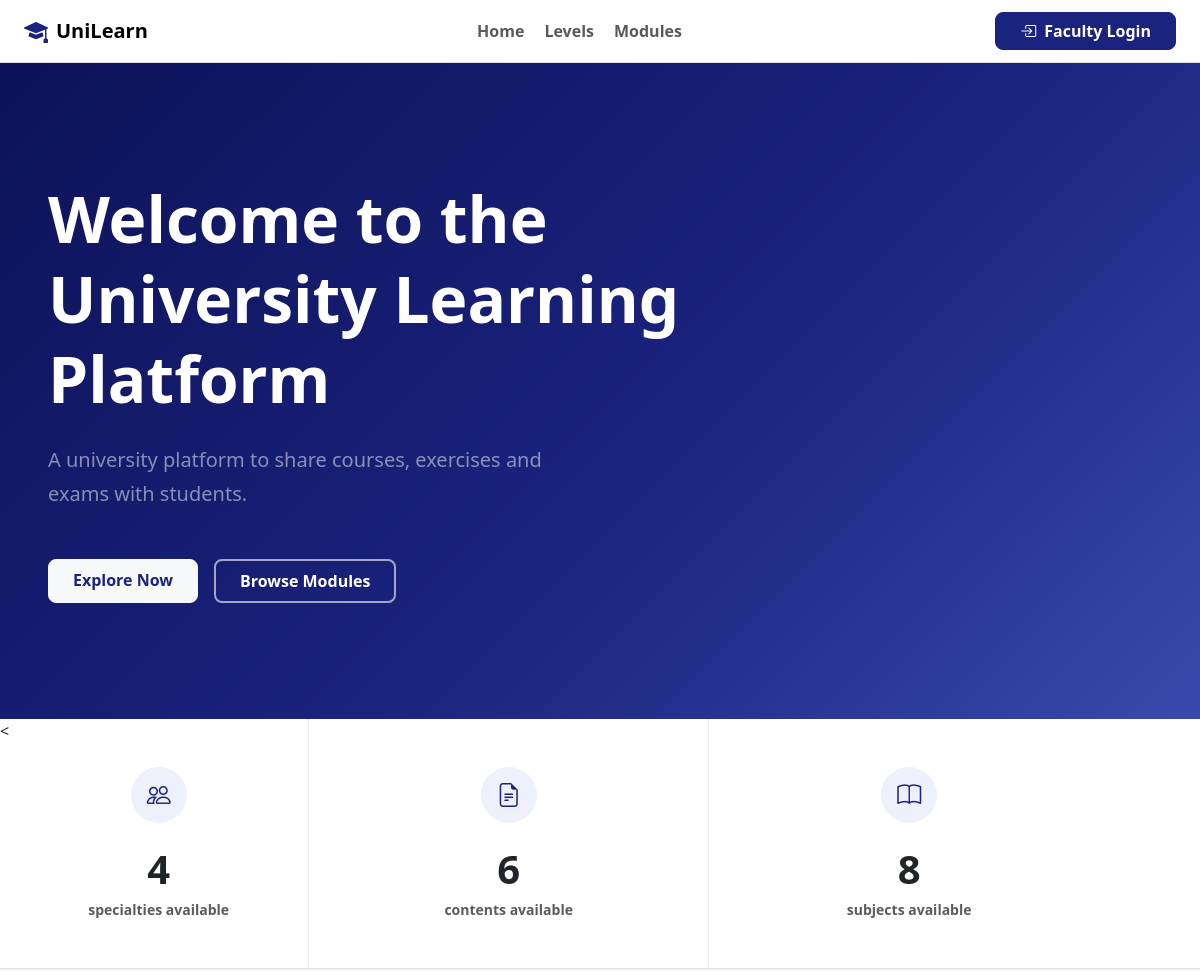
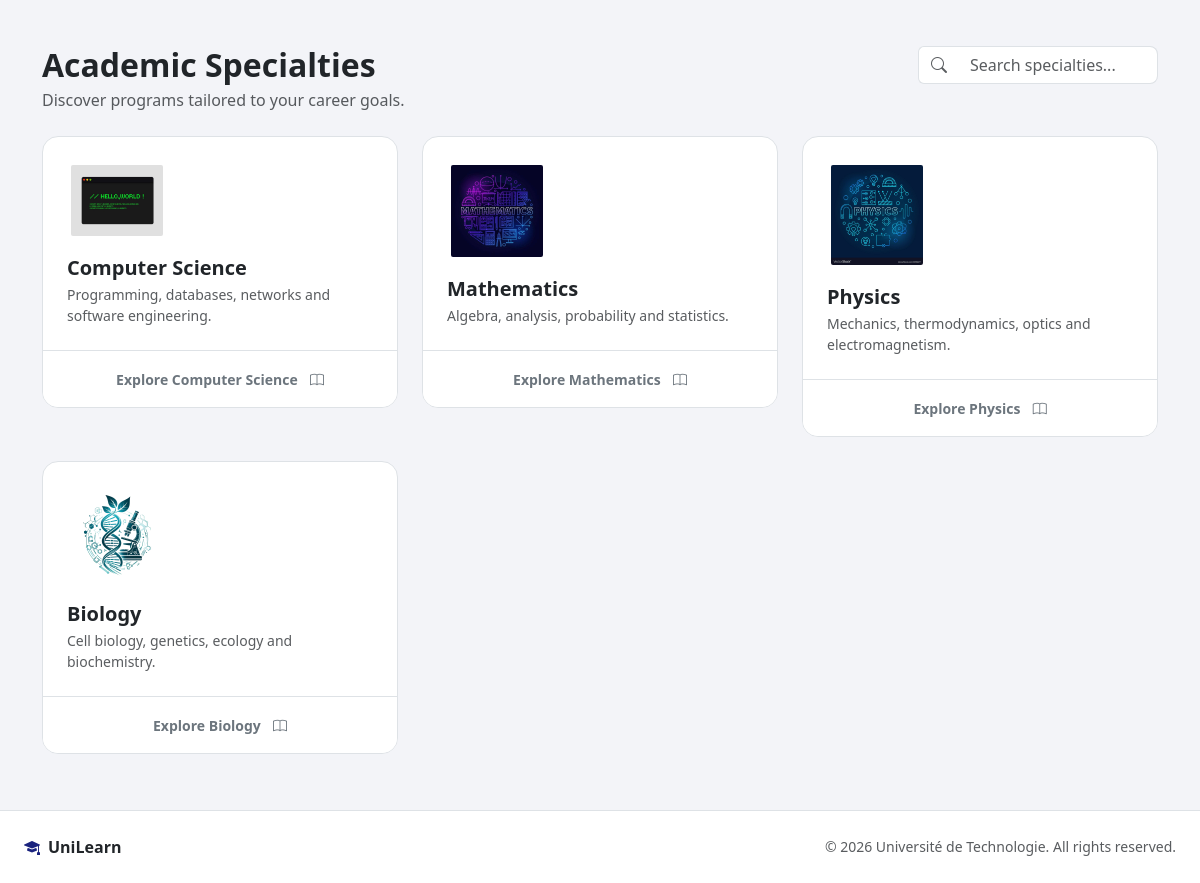
The page / on the database its author committed (2 pictures, top to bottom).
### tables this page shows
CREATE TABLE `webinfo` (
  `id` int(10) UNSIGNED NOT NULL,
  `objective` text DEFAULT NULL,
  `email` varchar(150) DEFAULT NULL,
  `phone` varchar(50) DEFAULT NULL,
  `youtube` varchar(255) DEFAULT NULL,
  `facebook` varchar(255) DEFAULT NULL,
  `adress` varchar(255) DEFAULT NULL
);

CREATE TABLE `spc` (
  `id` int(10) UNSIGNED NOT NULL,
  `sname` varchar(150) NOT NULL,
  `disc` text DEFAULT NULL,
  `url_image` varchar(255) DEFAULT NULL,
  `active` tinyint(1) NOT NULL DEFAULT 1,
  `creat_at` datetime DEFAULT NULL,
  `update_at` datetime DEFAULT NULL
);

### index.php (the view, shortened to what this page needs)
<!DOCTYPE html>
<html lang="en">
<head>
  <?php
  require_once 'conf/header.php';
  require_once 'conf/conection.php';
  $qury = "SELECT * FROM spc where active = 1";
  $spc = $conn->query($qury);
  $totalspc = $spc->num_rows;
   $qury = "SELECT * FROM contents where active = 1";
  $content = $conn->query($qury);
  $totalcontent = $content->num_rows;
   $qury = "SELECT * FROM subjects where active = 1";
  $subjects = $conn->query($qury);
  $totalsub = $subjects->num_rows;
  $qury = "SELECT * FROM webinfo ";
  $webinfoResult = $conn->query($qury);
  $webinfo = $webinfoResult ? $webinfoResult->fetch_assoc() : [];
  ?>
</head>
<body>
  <?php require_once 'conf/navbar.php' ?>
  <section class="hero-section d-flex align-items-center">
    <div class="container-fluid px-4 px-lg-5 position-relative" style="z-index:2;">
      <div class="row">
        <div class="col-lg-7">
          <h1 class="display-3 fw-bolder text-white lh-sm mb-4">
            Welcome to the<br>University Learning<br>Platform
          </h1>
          <p class="text-white-50 fs-5 mb-5" style="max-width:520px; line-height:1.7;">
            <?=$webinfo['objective']?$webinfo['objective'] : 'Welcome to our learning platform!' ?>
          </p>
          <div class="d-flex flex-wrap gap-3">
            <a href="#specialties" class="btn btn-light fw-bold px-4 py-2" style="border-radius:8px; color:#1a237e;">
              Explore Now
            </a>
            <a href="modules.php" class="btn fw-bold px-4 py-2 text-white" style="border-radius:8px; border:2px solid rgba(255,255,255,.6); background:transparent;">
              Browse Modules
            </a>
          </div>
        </div>
      </div>
    </div>
  </section>
  <section class="bg-white border-bottom">
    <div class="row g-0 text-center">
<
      <div class="col-lg-3 stat-divider py-5">
        <div class="d-flex justify-content-center mb-3">
          <div class="rounded-circle d-flex align-items-center justify-content-center" style="width:56px;height:56px;background:#eef0fb;">
            <i class="bi bi-people fs-4" style="color:#1a237e;"></i>
          </div>
        </div>
        <div class="fw-bolder fs-1"><?= $totalspc ?></div>
        <div class="text-muted small fw-semibold">specialties available</div>
      </div>
       <div class="col-lg-4 stat-divider py-5">
        <div class="d-flex justify-content-center mb-3">
          <div class="rounded-circle d-flex align-items-center justify-content-center" style="width:56px;height:56px;background:#eef0fb;">
            <i class="bi bi-file-earmark-text fs-4" style="color:#1a237e;"></i>
          </div>
        </div>
        <div class="fw-bolder fs-1"><?= $totalcontent ?></div>
        <div class="text-muted small fw-semibold">contents available</div>
      </div>
       <div class="col-lg-4 stat-divider py-5">
        <div class="d-flex justify-content-center mb-3">
          <div class="rounded-circle d-flex align-items-center justify-content-center" style="width:56px;height:56px;background:#eef0fb;">
            <i class="bi bi-book fs-4" style="color:#1a237e;"></i>
          </div>
        </div>
        <div class="fw-bolder fs-1"><?= $totalsub ?></div>
        <div class="text-muted small fw-semibold">subjects available</div>
      </div>
    </div>
  </section>
  <section class="py-5" id="specialties">
    <div class="container-lg">
      <div class="d-flex flex-wrap align-items-start justify-content-between mb-4 gap-3">
        <div>
          <h2 class="fw-bolder fs-2 mb-1">Academic Specialties</h2>
          <p class="text-muted mb-0">Discover programs tailored to your career goals.</p>
        </div>
        <div class="input-group" style="width:240px;">
          <span class="input-group-text bg-white border-end-0"><i class="bi bi-search text-muted"></i></span>
          <input type="text" class="form-control border-start-0" placeholder="Search specialties..." id="searchInput" oninput="filterCards(this.value)" style="border-radius:0 8px 8px 0;" />
        </div>
      </div>
      <div class="row g-4" id="cardsGrid">
        <?php while ($row = $spc->fetch_assoc()) { ?>
          <div class="col-md-6 col-lg-4 specialty-col" data-name="<?= $row['id']; ?>">
            <a href="levels.php?specialty=<?=$row['id']; ?>" class="specialty-link">
              <div class="card border rounded-4 h-100 overflow-hidden">
                <div class="card-body p-4">
                  <?php if ($row['url_image']): ?>
                    <img src="<?= 'admin/' . htmlspecialchars($row['url_image']); ?>" ... alt="Image" class="img-thumbnail border-0 mb-3" height="100" width="100">
                  <?php else: ?>
                    <span>No image</span>
                  <?php endif; ?>
                  <h5 class="fw-bold mb-1"><?php echo $row['sname']; ?></h5>
                  <p class="text-muted small mb-0"><?= $row['disc']; ?></p>
                </div>
                <div class="card-footer bg-white border-top text-center py-3">
                  <span class="fw-semibold small text-secondary">Explore <?php echo $row['sname']; ?></span>
                  <i class="bi bi-book ms-2 text-secondary small"></i>
                </div>
              </div>
            </a>
          </div><?php } ?>
      </div>
    </div>
  </section>
  <?php require_once 'conf/footer.php' ?>
</body>
</html>

### conf/header.php (shortened to what this page needs)
<link rel="stylesheet" href="bootstrap/css/bootstrap.min.css"/>
<link rel="stylesheet" href="bootstrap-icons/bootstrap-icons.css"/>

### conf/navbar.php (shortened to what this page needs)
<nav class="navbar navbar-expand-lg bg-white border-bottom sticky-top py-2">
  <div class="container-fluid px-4">
    <a class="navbar-brand fw-bold d-flex align-items-center gap-2" href="index.php">
      <i class="bi bi-mortarboard-fill text-primary fs-4"></i> UniLearn
    </a>
    <div class="collapse navbar-collapse" id="nav">
      <ul class="navbar-nav mx-auto gap-1">
        <li class="nav-item"><a class="nav-link fw-semibold" href="index.php">Home</a></li>
        <li class="nav-item"><a class="nav-link fw-semibold" href="levels.php">Levels</a></li>
        <li class="nav-item"><a class="nav-link fw-semibold" href="modules.php">Modules</a></li>
      </ul>
      <a href="login.php" class="btn btn-primary d-flex align-items-center gap-2 fw-semibold px-4" style="background:#1a237e; border-color:#1a237e; border-radius:8px;">
        <i class="bi bi-box-arrow-in-right"></i> Faculty Login
      </a>
    </div>
  </div>
</nav>

### conf/footer.php
<footer class="bg-white border-top mt-2 py-4 px-4 d-flex align-items-center justify-content-between">
  <div class="d-flex align-items-center gap-2 fw-bold">
    <i class="bi bi-mortarboard-fill" style="color:#1a237e;"></i> UniLearn
  </div>
  <small class="text-muted">© 2026 Université de Technologie. All rights reserved.</small>
</footer>

### conf/style.php (style rules this page uses)
:root { --bs-primary: #1a237e; --bs-primary-rgb: 26,35,126; }
body { font-family: 'Segoe UI', system-ui, sans-serif; background:#f3f4f8; }
.hero-section { min-height: 82vh; background: linear-gradient(135deg, #0d1257 0%, #1a237e 55%, #3949ab 100%); position: relative; overflow: hidden; }
.hero-section::before { content:''; position:absolute; inset:0; background: url('https://images.unsplash.com/photo-1541339907198-e08756dedf3f?auto=format&fit=crop&w=1600&q=60') center/cover no-repeat; opacity:.15; }
.stat-divider { border-right: 1px solid #e5e7eb; }
.stat-divider:last-child { border-right: none; }
.specialty-link { text-decoration:none; color:inherit; display:block; }
.specialty-link .card { transition: transform .2s, box-shadow .2s; }

### rows shown on the page
webinfo: objective "A university platform to share courses, exercises and exams with students."
spc: url_image (picture), sname "Computer Science", disc "Programming, databases, networks and software engineering."
spc: url_image (picture), sname "Mathematics", disc "Algebra, analysis, probability and statistics."
spc: url_image (picture), sname "Physics", disc "Mechanics, thermodynamics, optics and electromagnetism."
spc: url_image (picture), sname "Biology", disc "Cell biology, genetics, ecology and biochemistry."

### other values the page prints
$totalspc "4"
$totalcontent "6"
$totalsub "8"
